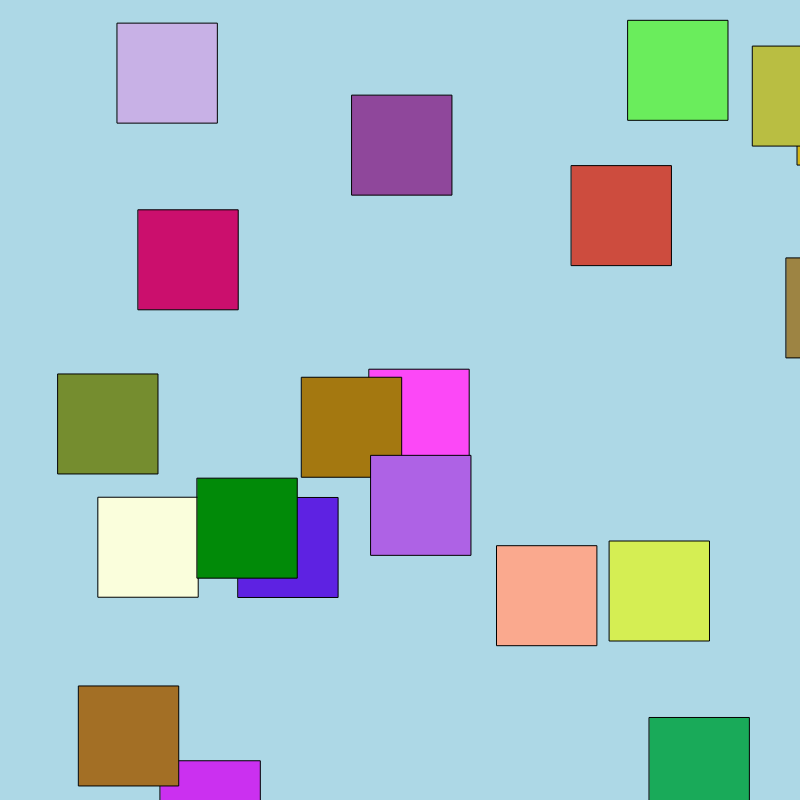
Frame 1 (no input)
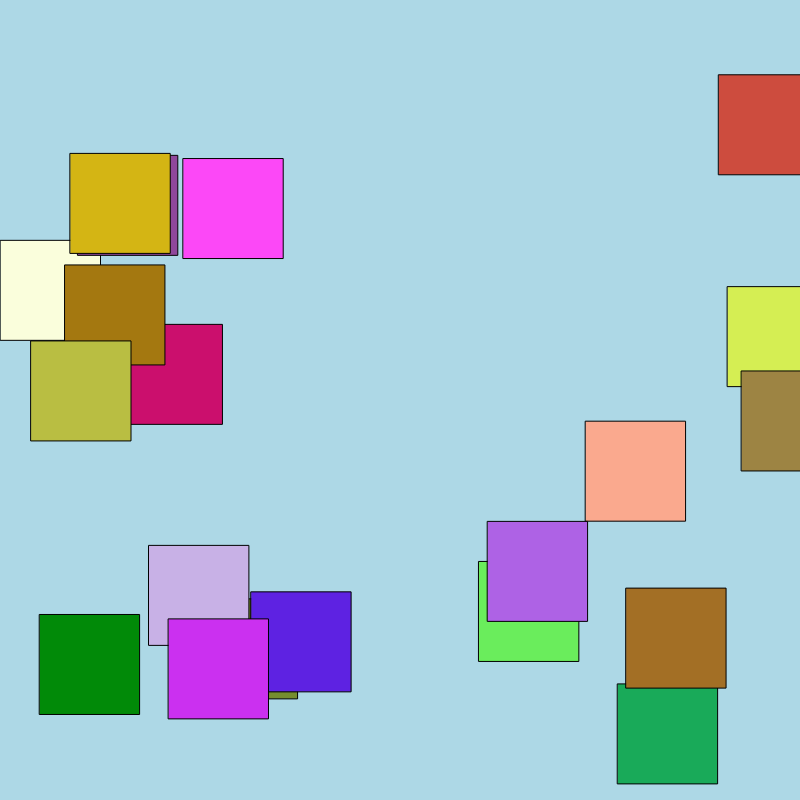
Frame 60 (no input)
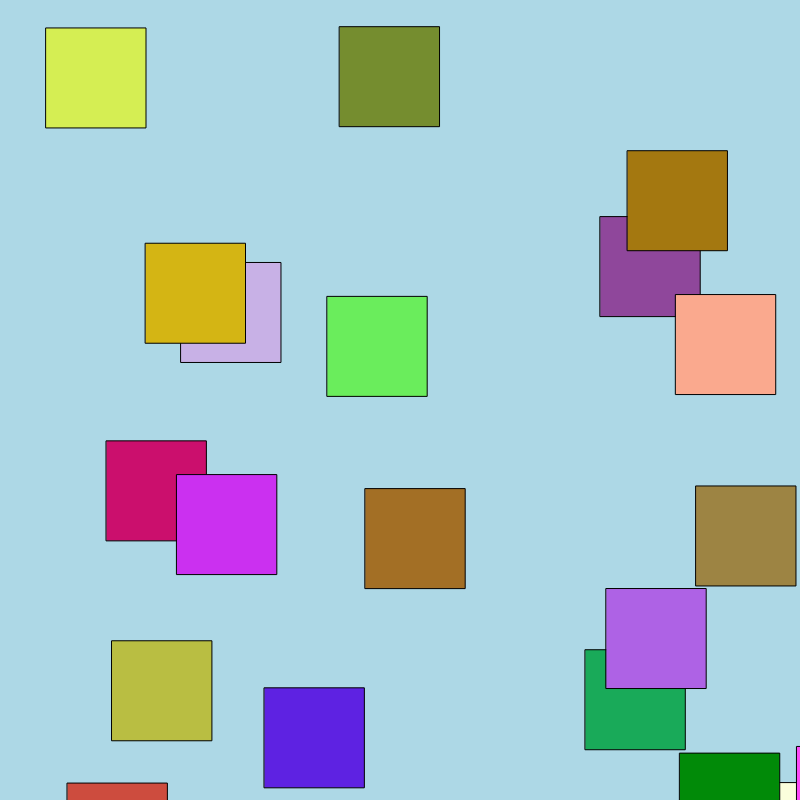
Frame 120 (the mouse pressed at the canvas centre since frame 60)

The p5.js sketch that drew these frames (run headless with seeded random() and noise() and a simulated clock; from frame 60 on, the mouse is pressed at the canvas centre):

// p5.js sketch
// ── sketch.js
var cars = [];

function setup() {
  createCanvas(800, 800);

  for (var i = 0; i < 20; i++) {
    cars.push(new Car());

  }

}

function draw() {
  background('lightblue');

  for (var i = 0; i < cars.length; i++) {
    cars[i].display();
    cars[i].drive();
}


  }

  // our Car class!!!!
  function Car() {
    //attributes
    this.pos = createVector(random(width), random(height));
    this.vel = createVector(random(-5, 5), random(-5, 5));
    this.r = random(255);
    this.g = random(255);
    this.b = random(255);

    //methods
    this.display = function() {
      fill(this.r, this.g, this.b);
      rect(this.pos.x, this.pos.y, 100, 100);
    }

    this.drive = function() {
      this.pos.add(this.vel);
      if (this.pos.x > width) this.pos.x = 0;
      if (this.pos.x < 0) this.pos.x = width;
      if (this.pos.y > height) this.pos.y = 0;
      if (this.pos.y < 0) this.pos.y = height;
    }


  }
